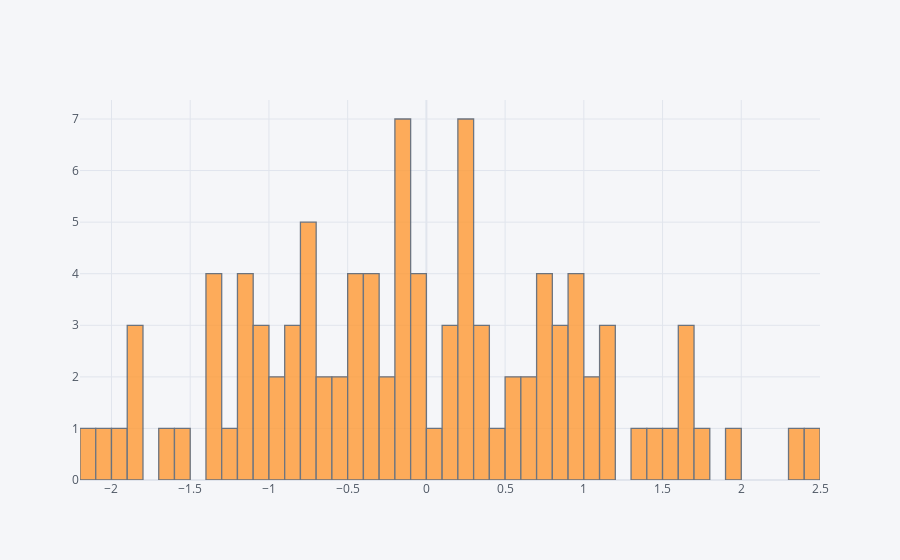

Notebook source saved alongside this figure:
### Code cell
df['A'].iplot(kind = 'hist', bins= 50);

### Figure 1 — Plotly figure (JSON) as saved in the notebook; plotly's stock layout.template omitted (floating-point values rounded to 4 significant figures)
{"data": [{"histfunc": "count", "histnorm": "", "marker": {"color": "rgba(255, 153, 51, 1.0)", "line": {"color": "#4D5663", "width": 1.3}}, "name": "A", "nbinsx": 50, "opacity": 0.8, "orientation": "v", "type": "histogram", "x": [-1.836, 1.63, 0.03908, 0.3171, -1.103, 0.9571, 1.64, -0.6397, -0.5488, 0.5539, -0.1018, 0.2358, -0.3281, -1.029, -0.01921, -0.1976, -0.3869, 0.9466, -0.1703, -1.372, -1.204, -1.04, 0.2099, 1.491, -0.4286, 1.553, -0.7958, -0.1583, -0.07515, 0.3979, -0.2166, -0.05859, -1.19, 0.2301, 1.116, -1.978, 0.8454, 0.4822, -1.144, 0.7613, 2.356, -1.017, 0.2282, 0.912, -0.1982, -1.866, 1.141, -0.3468, -1.69, 0.5197, 0.1412, -0.7458, -2.193, -0.4023, 0.8939, 0.8774, -0.737, -0.3705, -0.9065, -0.5644, 1.748, 0.6398, -0.7783, 1.012, 0.2379, 1.378, -1.898, 0.7112, -0.2082, 0.9645, -0.87, -0.8498, -0.1382, 0.6653, -1.503, -2.036, 0.1079, -0.8915, 1.133, 0.2364, -1.374, 0.7161, -0.9384, -0.1652, -0.6725, 0.3932, -0.4902, -1.339, 1.646, -1.356, -0.4075, 0.709, -1.103, 0.2932, 1.967, 1.096, -0.02471, 2.429, 0.195, -0.7524]}], "layout": {"barmode": "overlay", "legend": {"bgcolor": "#F5F6F9", "font": {"color": "#4D5663"}}, "paper_bgcolor": "#F5F6F9", "plot_bgcolor": "#F5F6F9", "title": {"font": {"color": "#4D5663"}}, "xaxis": {"gridcolor": "#E1E5ED", "showgrid": true, "tickfont": {"color": "#4D5663"}, "title": {"font": {"color": "#4D5663"}, "text": ""}, "zerolinecolor": "#E1E5ED"}, "yaxis": {"gridcolor": "#E1E5ED", "showgrid": true, "tickfont": {"color": "#4D5663"}, "title": {"font": {"color": "#4D5663"}, "text": ""}, "zerolinecolor": "#E1E5ED"}}}
